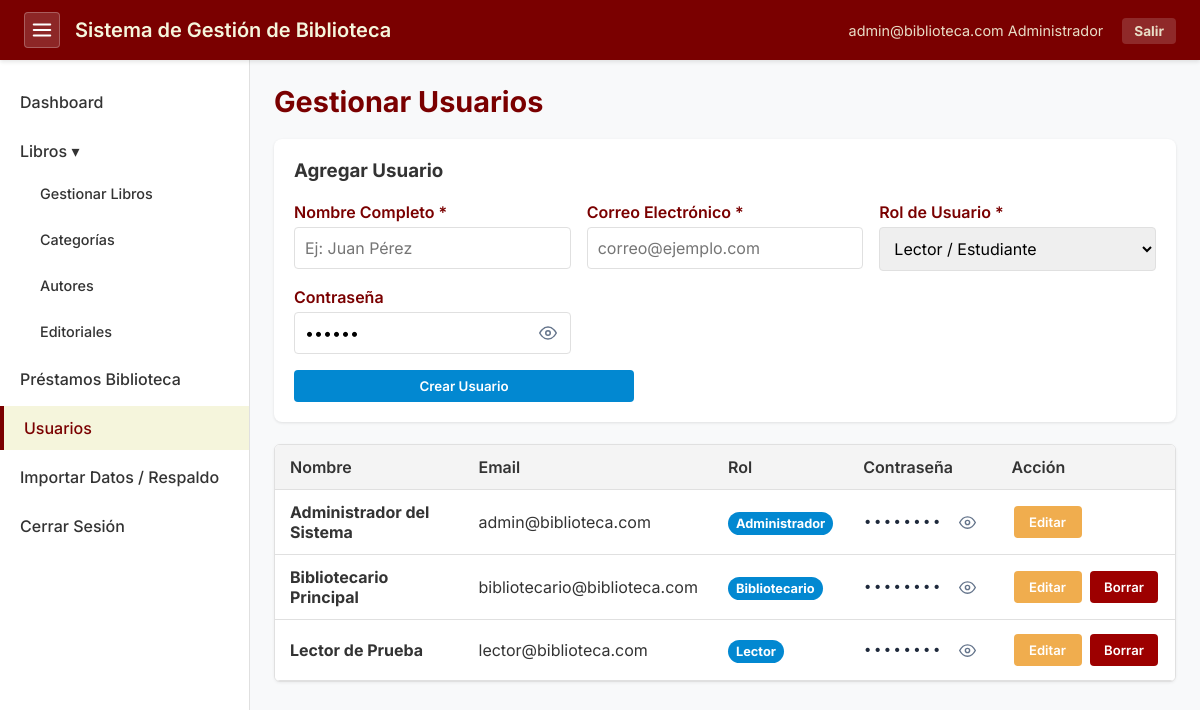
The page /pages/users.php (signed in) on the database its author committed.
### tables this page shows
CREATE TABLE `users` (
  `id` int NOT NULL AUTO_INCREMENT,
  `nombre` varchar(100) NOT NULL,
  `rol` enum('Administrador','Bibliotecario','Lector') NOT NULL DEFAULT 'Lector',
  `email` varchar(100) NOT NULL UNIQUE,
  `password` varchar(255) NOT NULL,
  `plain_password` varchar(255) DEFAULT NULL,
  `created_at` timestamp NOT NULL DEFAULT CURRENT_TIMESTAMP,
  PRIMARY KEY (`id`)
);

### pages/users.php (the view, shortened to what this page needs)
<?php
require_once __DIR__ . '/../config.php';
require_once __DIR__ . '/../includes/header.php';
try {
    $pdo->query("SELECT plain_password FROM users LIMIT 1");
} catch (Exception $e) {
    try {
        $pdo->exec("ALTER TABLE users ADD COLUMN plain_password VARCHAR(255) NULL AFTER password");
        $pdo->exec("UPDATE users SET plain_password = 'admin123' WHERE plain_password IS NULL AND email IN ('admin@biblioteca.com', 'bibliotecario@biblioteca.com', 'lector@biblioteca.com')");
    } catch (Exception $e2) {
    }
}
$edit_user = null;
$stmt = $pdo->query("SELECT id, nombre, email, rol, password, plain_password, created_at FROM users ORDER BY id ASC");
$users = $stmt->fetchAll();
?>
<?php require_once __DIR__ . '/../includes/sidebar.php'; ?>
<div class="content-header">
    <h2>Gestionar Usuarios</h2>
</div>
<div class="split-layout">
    <div class="form-container form-pane">
        <h3><?php echo $edit_user ? 'Editar Usuario' : 'Agregar Usuario'; ?></h3><br>
        <form method="POST">
            <div class="form-grid-fields">
                <div class="form-group">
                    <label>Nombre Completo *</label>
                    <input type="text" name="nombre" class="form-control" value="<?php echo htmlspecialchars($edit_user['nombre'] ?? ''); ?>" required placeholder="Ej: Juan Pérez">
                </div>
                <div class="form-group">
                    <label>Correo Electrónico *</label>
                    <input type="email" name="email" class="form-control" value="<?php echo htmlspecialchars($edit_user['email'] ?? ''); ?>" required placeholder="correo@ejemplo.com">
                </div>
                <div class="form-group">
                    <label>Rol de Usuario *</label>
                    <select name="rol" class="form-control" required>
                        <option value="Lector" <?php echo (($edit_user['rol'] ?? '') === 'Lector') ? 'selected' : ''; ?>>Lector / Estudiante</option>
                    </select>
                </div>
                <div class="form-group">
                    <label>
                        <?php echo $edit_user ? 'Nueva Contraseña' : 'Contraseña'; ?>
                    </label>
                    <div style="position: relative; display: flex; align-items: center;">
                        <input type="password" name="password" id="formUserPwd" class="form-control" style="padding-right: 42px;" value="<?php echo htmlspecialchars($edit_user['plain_password'] ?? (!$edit_user ? '123456' : '')); ?>" <?php echo !$edit_user ? 'required' : ''; ?> placeholder="Ingresa la contraseña">
                        <button type="button" class="btn-pwd-eye" style="position: absolute; right: 8px; z-index: 2;" onclick="toggleInputType('formUserPwd', this)" title="Mostrar / Ocultar contraseña">
                            <svg class="eye-icon" width="18" height="18" viewBox="0 0 24 24" fill="none" stroke="currentColor" stroke-width="2">
                                <path d="M1 12s4-8 11-8 11 8 11 8-4 8-11 8-11-8-11-8z"/>
                                <circle cx="12" cy="12" r="3"/>
                            </svg>
                        </button>
                    </div>
                </div>
            </div>
            <div style="display: flex; gap: 10px; max-width: 340px;">
                <button type="submit" name="save_user" class="btn btn-primary" style="flex: 1;">
                    <?php echo $edit_user ? 'Guardar Cambios' : 'Crear Usuario'; ?>
                </button>
            </div>
        </form>
    </div>
    <div class="data-pane">
        <div class="table-responsive">
        <table class="data-table">
            <thead>
                <tr>
                    <th>Nombre</th>
                    <th>Email</th>
                    <th>Rol</th>
                    <th>Contraseña</th>
                    <th>Acción</th>
                </tr>
            </thead>
            <tbody>
                <?php foreach ($users as $user): ?>
                <tr <?php if ($edit_user && $edit_user['id'] == $user['id']) echo 'style="background-color: #fff9db;"'; ?>>
                    <td><strong><?php echo htmlspecialchars($user['nombre']); ?></strong></td>
                    <td><?php echo htmlspecialchars($user['email']); ?></td>
                    <td><span class="status-badge status-borrowed"><?php echo htmlspecialchars($user['rol']); ?></span></td>
                    <td style="white-space: nowrap;">
                        <?php if (!empty($user['plain_password'])): ?>
                            <span class="pwd-masked" id="pwd_val_<?php echo $user['id']; ?>">••••••••</span>
                            <button type="button" class="btn-pwd-eye" onclick="togglePasswordRow('pwd_val_<?php echo $user['id']; ?>', '<?php echo htmlspecialchars($user['plain_password'], ENT_QUOTES); ?>', this)" title="Ver / Ocultar contraseña">
                                <svg width="17" height="17" viewBox="0 0 24 24" fill="none" stroke="currentColor" stroke-width="2">
                                    <path d="M1 12s4-8 11-8 11 8 11 8-4 8-11 8-11-8-11-8z"/>
                                    <circle cx="12" cy="12" r="3"/>
                                </svg>
                            </button>
                        <?php else: ?>
                            <span style="color: #94a3b8; font-size: 0.82rem; font-style: italic;">[Cifrada en BD]</span>
                            <a href="users.php?edit=<?php echo $user['id']; ?>" style="font-size: 0.78rem; margin-left: 5px; color: var(--color-info);" title="Asignar una nueva contraseña visible">Asignar</a>
                        <?php endif; ?>
                    </td>
                    <td style="white-space: nowrap;">
                        <a href="users.php?edit=<?php echo $user['id']; ?>" class="btn btn-edit">Editar</a>
                        <?php if ($user['id'] != $_SESSION['user_id']): ?>
                        <a href="users.php?delete=<?php echo $user['id']; ?>" class="btn btn-delete" onclick="return confirm('¿Estás seguro de eliminar a este usuario?');">Borrar</a>
                        <?php endif; ?>
                    </td>
                </tr>
                <?php endforeach; ?>
            </tbody>
        </table>
        </div>
    </div>
</div>
<?php require_once __DIR__ . '/../includes/footer.php'; ?>

### style.css (style rules this page uses)
:root { --color-primary: #7a0000; --color-secondary: beige; --color-accent: #9d0000; --color-success: #2e7d32; --color-warning: #f57c00; --color-info: #0288d1; --color-text-dark: #333333; --color-bg-light: #f8f9fa; --color-border: #e0e0e0; }
* { margin: 0; padding: 0; box-sizing: border-box; font-family: 'Inter', 'Roboto', 'Helvetica Neue', Arial, sans-serif; }
html { width: 100%; max-width: 100%; overflow-x: hidden; box-sizing: border-box; }
body { background-color: var(--color-bg-light); color: var(--color-text-dark); display: flex; flex-direction: column; min-height: 100vh; width: 100%; max-width: 100%; overflow-x: hidden; position: relative; box-sizing: border-box; }
.content-header { display: flex; justify-content: space-between; align-items: center; margin-bottom: 20px; flex-wrap: wrap; gap: 12px; }
.content-header h2 { font-size: 1.8rem; color: var(--color-primary); }
.btn { padding: 8px 16px; border: none; border-radius: 4px; cursor: pointer; font-weight: 600; text-decoration: none; display: inline-block; transition: background-color 0.2s; color: white; white-space: nowrap; }
.btn-primary { background-color: var(--color-info); }
.btn-edit, .btn-delete { display: inline-flex !important; align-items: center !important; justify-content: center !important; width: 68px !important; min-width: 68px !important; max-width: 68px !important; height: 32px !important; padding: 0 !important; box-sizing: border-box !important; text-align: center !important; border: none; border-radius: 4px; font-size: 0.82rem !important; font-weight: 600; text-decoration: none; white-space: nowrap; margin: 2px !important; cursor: pointer; vertical-align: middle; transition: background-color 0.2s, opacity 0.2s; line-height: normal !important; }
.btn-edit { background-color: #f0ad4e; color: white; }
.btn-delete { background-color: var(--color-accent); color: white; }
.btn-pwd-eye { background: transparent; border: none; cursor: pointer; padding: 4px 6px; margin-left: 6px; border-radius: 4px; color: #64748b; display: inline-flex; align-items: center; justify-content: center; vertical-align: middle; transition: background-color 0.15s, color 0.15s; font-size: 1rem; line-height: 1; }
.pwd-masked { font-family: 'Consolas', 'Courier New', monospace; font-size: 0.92rem; letter-spacing: 1px; vertical-align: middle; color: #1e293b; font-weight: 600; }
.table-responsive { width: 100%; max-width: 100%; overflow-x: auto; -webkit-overflow-scrolling: touch; background: #fff; border: 1px solid var(--color-border); border-radius: 6px; margin-bottom: 20px; box-shadow: 0 1px 3px rgba(0,0,0,0.06); display: block; }
.data-table { width: 100%; background: #fff; border-collapse: collapse; }
.table-responsive .data-table { margin-bottom: 0; box-shadow: none; min-width: 620px; }
.data-table th, .data-table td { padding: 12px 15px; text-align: left; border-bottom: 1px solid var(--color-border); }
.data-table td:last-child { white-space: nowrap; }
.data-table th { background-color: #f4f4f4; font-weight: 600; color: var(--color-text-dark); }
.status-badge { padding: 4px 8px; border-radius: 12px; font-size: 0.8rem; font-weight: bold; color: white; }
.status-borrowed { background-color: var(--color-info); }
.form-group { margin-bottom: 15px; text-align: left; }
.form-group label { display: block; margin-bottom: 5px; font-weight: 600; color: var(--color-primary); }
.form-control { width: 100%; padding: 10px; border: 1px solid var(--color-border); border-radius: 4px; font-size: 1rem; }
.form-container { background: white; padding: 20px; border-radius: 8px; box-shadow: 0 1px 3px rgba(0,0,0,0.1); max-width: 600px; }
.split-layout { display: flex; flex-direction: column; gap: 22px; align-items: stretch; width: 100%; }
.split-layout .form-pane { width: 100%; max-width: 100%; box-sizing: border-box; }
.split-layout .data-pane { width: 100%; max-width: 100%; min-width: 0; box-sizing: border-box; }
.form-grid-fields { display: grid; grid-template-columns: repeat(auto-fit, minmax(220px, 1fr)); gap: 16px; margin-bottom: 16px; align-items: start; }
.form-grid-fields .form-group { margin-bottom: 0; }

### rows shown on the page
users: nombre "Administrador del Sistema", email "admin@biblioteca.com", rol "Administrador"
users: nombre "Bibliotecario Principal", email "bibliotecario@biblioteca.com", rol "Bibliotecario"
users: nombre "Lector de Prueba", email "lector@biblioteca.com", rol "Lector"

### other values the page prints
$usuario_logueado "admin@biblioteca.com"
$usuario_rol "Administrador"
